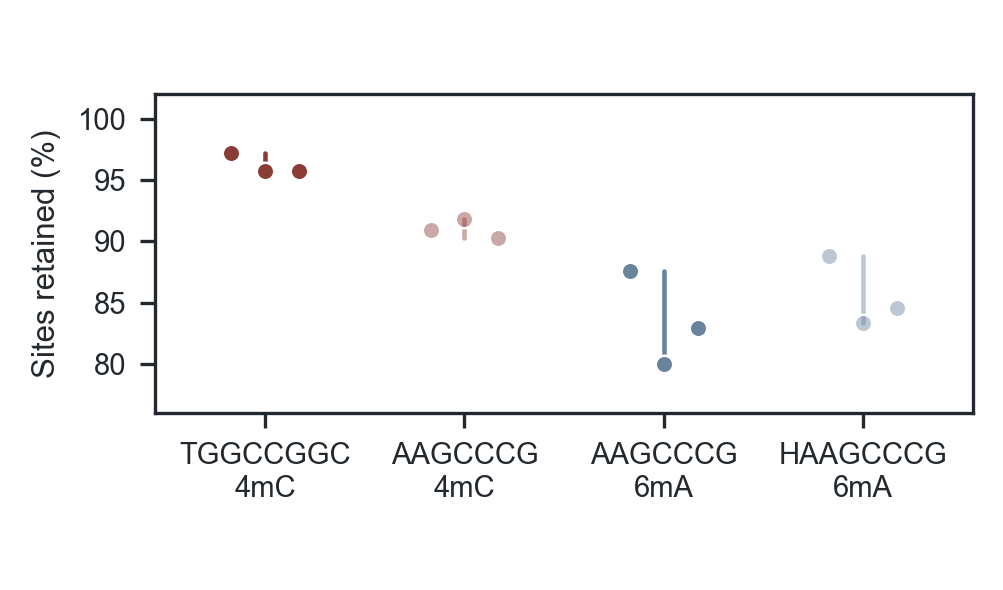

Write the Python code that produced this figure.
# -*- coding: utf-8 -*-
# No `# TILES:` declaration here: that header is for scripts that write several
# tiles through a variable (panel_mine.py). This script writes one tile under a
# literal name, and declaring it twice makes check_figure_conventions FIG18 count
# two writers for one file.
"""Figure 4 panel a — site retention between timepoint pairs, by mark.

    cd 15_paper_figures && python scripts/panels_261013/panel_F4a.py

Provenance (2026-10-22)
-----------------------
This panel's drawing code was `draw4a()` inside `panels_261013/panel_mine.py`,
which wrote the tile under the pre-relettering name `panel_4a.png`; the composer
`40_main_figures_261013.py` then COPIED that file onto `panel_F4a.png`, the name
its TILES table pastes. The copy step made the tile look generator-less: nothing
in panels_261013/ wrote the name that reaches Figure 4, so `check_provenance.py`
reported a BLOCKER even though the drawing code existed. The code is moved here
unchanged (same data, same geometry, same colours) so that exactly one script
writes exactly one tile name, which is the convention panel_4c.py (-> panel_F4b)
and panel_4d.py (-> panel_F4c) already follow. `draw4a` and the composer's copy
step for F4a were removed in the same change: there is one writer, not two.

Quantity drawn
--------------
Retention = sites called modified in BOTH timepoints of a pair, divided by the
union of sites called modified in either (per-mark universe, canonical census
rule: 3 libraries pooled per timepoint, true depth (Nvalid_cov + Nfail) >= 30 in
both timepoints, pooled Nmod/Nvalid >= 0.5). Three pairs per mark
(T1->T2, T2->T3, T1->T3). Unit: per cent of the union.

Source  : data_261013/v72645d04_STAB_retention_by_mark_261013.csv
          (columns `mark`, `retention_pct`; one row per mark x timepoint pair)
Printed : the min-max range per mark, formatted from the CSV. No value typed here.
Output  : panel_F4a.png, EXACTLY 1003 x 590 px, transparent, bbox_inches=None
          (`tight` re-crops the canvas and breaks the composer's grid).
"""
import importlib
import os
import sys

import matplotlib as mpl
import matplotlib.pyplot as plt
import pandas as pd
from PIL import Image
import os as _os
_FD = int(_os.environ.get('FIG_DPI', 300))  # 2026-11-09 解像度上書き

HERE = os.path.dirname(os.path.abspath(__file__))
sys.path.insert(0, os.path.dirname(HERE))
DATA = os.path.join(os.path.dirname(os.path.dirname(HERE)), "data_261013")
U = importlib.import_module("00_shared_utils")
U.apply_unified_style()

W_PX, H_PX = 1003, 590
OUT = os.path.join(HERE, "panel_F4a.png")

stab = pd.read_csv(os.path.join(DATA, "v72645d04_STAB_retention_by_mark_261013.csv"))

# `order` are matching keys against the input table's `mark` column, not display
# labels (the labels are given by `lab`). Changing a label in the table trips the
# assert below rather than silently dropping a series.
# 2026-10-15: the HAAGCCCG 6mA series was dropped from the main figure, not
# because it is the same quantity — the H-context subset retains 83.33-88.80 %
# against 80.00-87.62 % for all instances, which is slightly higher — but so that
# the main figure does not carry both the recognition sequence and the 5' context
# class as separate names (DECIDED.6mA.DENOMINATOR.261015). The subset values are
# quoted numerically by Results R5. The fourth series remains in the input table.
#
# 2026-10-24 (author decision D036, consistency audit CA09): the fourth series is
# restored. Results L131 attributes FOUR ranges to this panel -- including
# "83.33-88.80% for HAAGCCCG 6mA" -- and no supplementary table carries that
# series, so the figure is where it has to be drawn. This supersedes the
# 261015 omission for Figure 4a only; the 6mA DENOMINATOR decision itself
# (AAGCCCG all instances as the quoted denominator) is unchanged, which is why
# the all-instances series keeps the saturated colour and the H-context subset
# takes the pale one -- exactly as AAGCCCG 4mC is the pale partner of TGGCCGGC.
ORDER = ["TGGCCGGC 4mC (position 5)", "AAGCCCG 4mC (position 5)",
         "AAGCCCG 6mA (position 1, all instances)",
         "HAAGCCCG 6mA (position 1, H context)"]
COLS = [U.COL_4mC, mpl.colors.to_rgba(U.COL_4mC, 0.45), U.COL_6mA,
        mpl.colors.to_rgba(U.COL_6mA, 0.45)]
TCOLS = [U.COL_4mC, U.COL_4mC, U.COL_6mA, U.COL_6mA]
LAB = ["TGGCCGGC\n4mC", "AAGCCCG\n4mC", "AAGCCCG\n6mA", "HAAGCCCG\n6mA"]


def draw(fig):
    ax = fig.add_axes([0.155, 0.30, 0.815, 0.54])
    _RANGES = []
    for i, (mk, c, tc) in enumerate(zip(ORDER, COLS, TCOLS)):
        sub = stab[stab["mark"] == mk]
        assert len(sub), f"保持率表に mark='{mk}' が無い。ラベル変更の取り残し"
        lo, hi = sub.retention_pct.min(), sub.retention_pct.max()
        ax.plot([i, i], [lo, hi], color=c, lw=1.1, zorder=1, solid_capstyle="round")
        for j, (_, rr) in enumerate(sub.iterrows()):
            ax.plot(i + (j - 1) * 0.17, rr.retention_pct, "o", ms=4.2, mfc=c,
                    mec="white", mew=0.6, zorder=3)
        # 2026-10-28 著者指示により、範囲の値ラベルを図から外した。
        # 4 本とも台帳の確定値（STAB.RETENTION.TGGCCGGC4mC 95.72-97.24 /
        # AAGCCCG4mC 90.32-91.80 / AAGCCCG6mA 80.00-87.62 /
        # HAAGCCCG6mA 83.33-88.80）なので、凡例で述べれば足りる。
        # 系列色に合わせた 4 色の文字が図内に並ぶのを避ける目的も兼ねる。
        _RANGES.append((mk, lo, hi))
    ax.set_xticks(range(len(ORDER)))
    ax.set_xticklabels(LAB, fontsize=U.FONT["tick"])
    ax.set_yticks([80, 85, 90, 95, 100])
    ax.set_ylim(76, 102)
    ax.set_xlim(-0.55, len(ORDER) - 0.45)
    ax.set_ylabel("Sites retained (%)")
    # Denominators are READ FROM THE INPUT TABLE, not typed: the 2026-10-24
    # fourth series (565 H-context instances) would otherwise have left a
    # three-denominator label under a four-series panel.
    ns = " / ".join(f"{int(stab[stab['mark'] == mk].motif_universe_n.iloc[0]):,}"
                    for mk in ORDER)
    # 2026-10-28: 「3 時点対」の説明と分母 n は凡例へ移した。軸ラベルとして
    # 図の下に 2 行の灰色文字を置く形はやめる。分母は読み取りを続け、
    # 凡例に書くべき値として標準出力に出す（凡例と図のズレを検出するため）。
    print("legend denominators: n =", ns, "motif positions;",
          "ranges:", ", ".join(f"{m} {lo:.2f}-{hi:.2f}%" for m, lo, hi in _RANGES))
    U.style_axes(ax, frame=True)
    # 2026-10-28 著者指示: 四辺の枠を出す。style_axes(frame=True) だけでは
    # 後続処理で消える経路があったので、保存直前に明示的に立てる。
    for _s in ('top', 'right', 'left', 'bottom'):
        ax.spines[_s].set_visible(True)
        ax.spines[_s].set_edgecolor(U.COL_DARK)
        ax.spines[_s].set_linewidth(0.8)


if __name__ == "__main__":
    fig = plt.figure(figsize=(W_PX / 300, H_PX / 300), dpi=_FD)
    draw(fig)
    U.assert_no_text_collisions(fig, "Fig4 panel a")
    fig.savefig(OUT, dpi=_FD, transparent=True, bbox_inches=None, pad_inches=0)
    plt.close(fig)
    size = Image.open(OUT).size
    assert size == (W_PX, H_PX), size
    print("wrote", os.path.basename(OUT), size)
